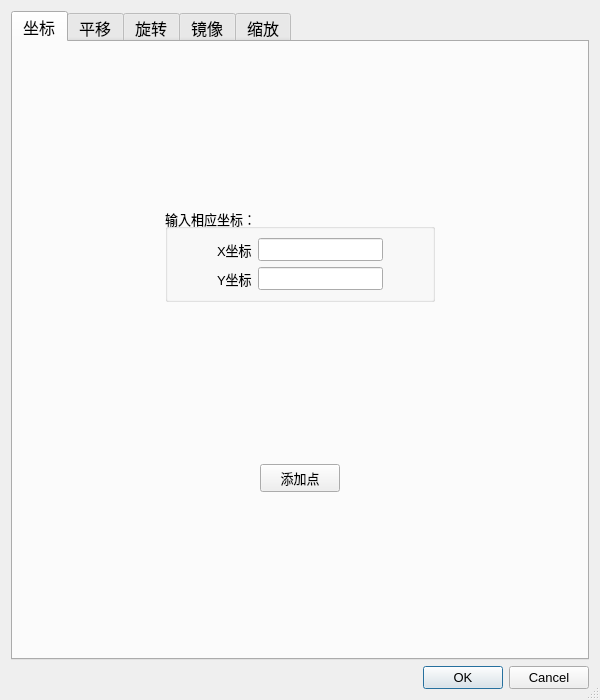
<?xml version="1.0" encoding="UTF-8"?>
<ui version="4.0">
 <class>MyAxisDialog2D</class>
 <widget class="QDialog" name="MyAxisDialog2D">
  <property name="geometry">
   <rect>
    <x>0</x>
    <y>0</y>
    <width>600</width>
    <height>700</height>
   </rect>
  </property>
  <property name="font">
   <font>
    <pointsize>10</pointsize>
   </font>
  </property>
  <property name="windowTitle">
   <string>二维编辑</string>
  </property>
  <property name="sizeGripEnabled">
   <bool>true</bool>
  </property>
  <layout class="QGridLayout" name="gridLayout_4">
   <item row="2" column="1">
    <widget class="QDialogButtonBox" name="buttonBox">
     <property name="orientation">
      <enum>Qt::Horizontal</enum>
     </property>
     <property name="standardButtons">
      <set>QDialogButtonBox::Cancel|QDialogButtonBox::Ok</set>
     </property>
    </widget>
   </item>
   <item row="0" column="1">
    <widget class="QTabWidget" name="MyTabWidget2D">
     <property name="font">
      <font>
       <pointsize>12</pointsize>
       <stylestrategy>PreferAntialias</stylestrategy>
      </font>
     </property>
     <property name="focusPolicy">
      <enum>Qt::ClickFocus</enum>
     </property>
     <property name="currentIndex">
      <number>0</number>
     </property>
     <widget class="QWidget" name="MyTabAxis2D">
      <attribute name="title">
       <string>坐标</string>
      </attribute>
      <layout class="QGridLayout" name="gridLayout_5">
       <item row="0" column="1">
        <spacer name="verticalSpacer">
         <property name="orientation">
          <enum>Qt::Vertical</enum>
         </property>
         <property name="sizeHint" stdset="0">
          <size>
           <width>20</width>
           <height>40</height>
          </size>
         </property>
        </spacer>
       </item>
       <item row="1" column="0">
        <spacer name="horizontalSpacer_9">
         <property name="orientation">
          <enum>Qt::Horizontal</enum>
         </property>
         <property name="sizeHint" stdset="0">
          <size>
           <width>40</width>
           <height>20</height>
          </size>
         </property>
        </spacer>
       </item>
       <item row="3" column="1">
        <layout class="QGridLayout" name="gridLayout_12">
         <item row="0" column="1">
          <widget class="QPushButton" name="MyAxisAddPointPushButton2D">
           <property name="font">
            <font>
             <pointsize>10</pointsize>
             <stylestrategy>PreferAntialias</stylestrategy>
            </font>
           </property>
           <property name="text">
            <string>添加点</string>
           </property>
          </widget>
         </item>
         <item row="0" column="0">
          <spacer name="horizontalSpacer_11">
           <property name="orientation">
            <enum>Qt::Horizontal</enum>
           </property>
           <property name="sizeHint" stdset="0">
            <size>
             <width>40</width>
             <height>20</height>
            </size>
           </property>
          </spacer>
         </item>
         <item row="0" column="2">
          <spacer name="horizontalSpacer_12">
           <property name="orientation">
            <enum>Qt::Horizontal</enum>
           </property>
           <property name="sizeHint" stdset="0">
            <size>
             <width>40</width>
             <height>20</height>
            </size>
           </property>
          </spacer>
         </item>
        </layout>
       </item>
       <item row="1" column="2">
        <spacer name="horizontalSpacer_10">
         <property name="orientation">
          <enum>Qt::Horizontal</enum>
         </property>
         <property name="sizeHint" stdset="0">
          <size>
           <width>40</width>
           <height>20</height>
          </size>
         </property>
        </spacer>
       </item>
       <item row="1" column="1">
        <widget class="QGroupBox" name="groupBox_2">
         <property name="font">
          <font>
           <pointsize>10</pointsize>
           <stylestrategy>PreferAntialias</stylestrategy>
          </font>
         </property>
         <property name="title">
          <string>输入相应坐标：</string>
         </property>
         <layout class="QHBoxLayout" name="horizontalLayout">
          <item>
           <layout class="QGridLayout" name="gridLayout">
            <item row="0" column="1">
             <widget class="QLabel" name="MyAxisLabelX">
              <property name="text">
               <string>X坐标</string>
              </property>
             </widget>
            </item>
            <item row="0" column="2">
             <widget class="QLineEdit" name="MyDrawAxisEditX2D"/>
            </item>
            <item row="1" column="0">
             <spacer name="horizontalSpacer_2">
              <property name="orientation">
               <enum>Qt::Horizontal</enum>
              </property>
              <property name="sizeHint" stdset="0">
               <size>
                <width>40</width>
                <height>20</height>
               </size>
              </property>
             </spacer>
            </item>
            <item row="1" column="1">
             <widget class="QLabel" name="MyAxisLabelY">
              <property name="text">
               <string>Y坐标</string>
              </property>
             </widget>
            </item>
            <item row="1" column="3">
             <spacer name="horizontalSpacer_4">
              <property name="orientation">
               <enum>Qt::Horizontal</enum>
              </property>
              <property name="sizeHint" stdset="0">
               <size>
                <width>40</width>
                <height>20</height>
               </size>
              </property>
             </spacer>
            </item>
            <item row="1" column="2">
             <widget class="QLineEdit" name="MyDrawAxisEditY2D"/>
            </item>
            <item row="0" column="0">
             <spacer name="horizontalSpacer">
              <property name="orientation">
               <enum>Qt::Horizontal</enum>
              </property>
              <property name="sizeHint" stdset="0">
               <size>
                <width>40</width>
                <height>20</height>
               </size>
              </property>
             </spacer>
            </item>
            <item row="0" column="3">
             <spacer name="horizontalSpacer_3">
              <property name="orientation">
               <enum>Qt::Horizontal</enum>
              </property>
              <property name="sizeHint" stdset="0">
               <size>
                <width>40</width>
                <height>20</height>
               </size>
              </property>
             </spacer>
            </item>
           </layout>
          </item>
         </layout>
        </widget>
       </item>
       <item row="4" column="1">
        <spacer name="verticalSpacer_2">
         <property name="orientation">
          <enum>Qt::Vertical</enum>
         </property>
         <property name="sizeHint" stdset="0">
          <size>
           <width>20</width>
           <height>40</height>
          </size>
         </property>
        </spacer>
       </item>
       <item row="2" column="1">
        <spacer name="verticalSpacer_3">
         <property name="orientation">
          <enum>Qt::Vertical</enum>
         </property>
         <property name="sizeHint" stdset="0">
          <size>
           <width>20</width>
           <height>40</height>
          </size>
         </property>
        </spacer>
       </item>
       <item row="3" column="0">
        <spacer name="horizontalSpacer_13">
         <property name="orientation">
          <enum>Qt::Horizontal</enum>
         </property>
         <property name="sizeHint" stdset="0">
          <size>
           <width>40</width>
           <height>20</height>
          </size>
         </property>
        </spacer>
       </item>
       <item row="3" column="2">
        <spacer name="horizontalSpacer_14">
         <property name="orientation">
          <enum>Qt::Horizontal</enum>
         </property>
         <property name="sizeHint" stdset="0">
          <size>
           <width>40</width>
           <height>20</height>
          </size>
         </property>
        </spacer>
       </item>
      </layout>
     </widget>
     <widget class="QWidget" name="MyTabTrans2D">
      <attribute name="title">
       <string>平移</string>
      </attribute>
      <layout class="QGridLayout" name="gridLayout_11">
       <item row="1" column="2">
        <spacer name="horizontalSpacer_44">
         <property name="orientation">
          <enum>Qt::Horizontal</enum>
         </property>
         <property name="sizeHint" stdset="0">
          <size>
           <width>40</width>
           <height>20</height>
          </size>
         </property>
        </spacer>
       </item>
       <item row="0" column="1">
        <spacer name="verticalSpacer_12">
         <property name="orientation">
          <enum>Qt::Vertical</enum>
         </property>
         <property name="sizeHint" stdset="0">
          <size>
           <width>20</width>
           <height>40</height>
          </size>
         </property>
        </spacer>
       </item>
       <item row="4" column="1">
        <spacer name="verticalSpacer_13">
         <property name="orientation">
          <enum>Qt::Vertical</enum>
         </property>
         <property name="sizeHint" stdset="0">
          <size>
           <width>20</width>
           <height>40</height>
          </size>
         </property>
        </spacer>
       </item>
       <item row="1" column="0">
        <spacer name="horizontalSpacer_43">
         <property name="orientation">
          <enum>Qt::Horizontal</enum>
         </property>
         <property name="sizeHint" stdset="0">
          <size>
           <width>40</width>
           <height>20</height>
          </size>
         </property>
        </spacer>
       </item>
       <item row="1" column="1">
        <widget class="QGroupBox" name="groupBox_6">
         <property name="font">
          <font>
           <pointsize>10</pointsize>
           <stylestrategy>PreferAntialias</stylestrategy>
          </font>
         </property>
         <property name="title">
          <string>输入平移距离：</string>
         </property>
         <layout class="QGridLayout" name="gridLayout_19">
          <item row="0" column="0">
           <layout class="QGridLayout" name="gridLayout_10">
            <item row="0" column="1">
             <widget class="QLabel" name="label_6">
              <property name="text">
               <string>沿X轴</string>
              </property>
             </widget>
            </item>
            <item row="1" column="0">
             <spacer name="horizontalSpacer_40">
              <property name="orientation">
               <enum>Qt::Horizontal</enum>
              </property>
              <property name="sizeHint" stdset="0">
               <size>
                <width>40</width>
                <height>20</height>
               </size>
              </property>
             </spacer>
            </item>
            <item row="1" column="1">
             <widget class="QLabel" name="label_5">
              <property name="text">
               <string>沿Y轴</string>
              </property>
             </widget>
            </item>
            <item row="1" column="2">
             <widget class="QLineEdit" name="MyTransTYEdit2D">
              <property name="text">
               <string>50</string>
              </property>
             </widget>
            </item>
            <item row="0" column="0">
             <spacer name="horizontalSpacer_39">
              <property name="orientation">
               <enum>Qt::Horizontal</enum>
              </property>
              <property name="sizeHint" stdset="0">
               <size>
                <width>40</width>
                <height>20</height>
               </size>
              </property>
             </spacer>
            </item>
            <item row="0" column="2">
             <widget class="QLineEdit" name="MyTransTXEdit2D">
              <property name="text">
               <string>50</string>
              </property>
             </widget>
            </item>
            <item row="0" column="3">
             <spacer name="horizontalSpacer_41">
              <property name="orientation">
               <enum>Qt::Horizontal</enum>
              </property>
              <property name="sizeHint" stdset="0">
               <size>
                <width>40</width>
                <height>20</height>
               </size>
              </property>
             </spacer>
            </item>
            <item row="1" column="3">
             <spacer name="horizontalSpacer_42">
              <property name="orientation">
               <enum>Qt::Horizontal</enum>
              </property>
              <property name="sizeHint" stdset="0">
               <size>
                <width>40</width>
                <height>20</height>
               </size>
              </property>
             </spacer>
            </item>
           </layout>
          </item>
         </layout>
        </widget>
       </item>
       <item row="3" column="1">
        <layout class="QGridLayout" name="gridLayout_20">
         <item row="0" column="1">
          <widget class="QPushButton" name="MyTransPushButton2D">
           <property name="font">
            <font>
             <pointsize>10</pointsize>
             <stylestrategy>PreferAntialias</stylestrategy>
            </font>
           </property>
           <property name="text">
            <string>平移</string>
           </property>
          </widget>
         </item>
         <item row="0" column="0">
          <spacer name="horizontalSpacer_47">
           <property name="orientation">
            <enum>Qt::Horizontal</enum>
           </property>
           <property name="sizeHint" stdset="0">
            <size>
             <width>40</width>
             <height>20</height>
            </size>
           </property>
          </spacer>
         </item>
         <item row="0" column="2">
          <spacer name="horizontalSpacer_48">
           <property name="orientation">
            <enum>Qt::Horizontal</enum>
           </property>
           <property name="sizeHint" stdset="0">
            <size>
             <width>40</width>
             <height>20</height>
            </size>
           </property>
          </spacer>
         </item>
        </layout>
       </item>
       <item row="2" column="1">
        <spacer name="verticalSpacer_14">
         <property name="orientation">
          <enum>Qt::Vertical</enum>
         </property>
         <property name="sizeHint" stdset="0">
          <size>
           <width>20</width>
           <height>40</height>
          </size>
         </property>
        </spacer>
       </item>
       <item row="3" column="0">
        <spacer name="horizontalSpacer_45">
         <property name="orientation">
          <enum>Qt::Horizontal</enum>
         </property>
         <property name="sizeHint" stdset="0">
          <size>
           <width>40</width>
           <height>20</height>
          </size>
         </property>
        </spacer>
       </item>
       <item row="3" column="2">
        <spacer name="horizontalSpacer_46">
         <property name="orientation">
          <enum>Qt::Horizontal</enum>
         </property>
         <property name="sizeHint" stdset="0">
          <size>
           <width>40</width>
           <height>20</height>
          </size>
         </property>
        </spacer>
       </item>
      </layout>
     </widget>
     <widget class="QWidget" name="MyTabRot2D">
      <attribute name="title">
       <string>旋转</string>
      </attribute>
      <layout class="QGridLayout" name="gridLayout_6">
       <item row="5" column="1">
        <layout class="QGridLayout" name="gridLayout_14">
         <item row="0" column="0">
          <spacer name="horizontalSpacer_25">
           <property name="orientation">
            <enum>Qt::Horizontal</enum>
           </property>
           <property name="sizeHint" stdset="0">
            <size>
             <width>40</width>
             <height>20</height>
            </size>
           </property>
          </spacer>
         </item>
         <item row="0" column="1">
          <widget class="QPushButton" name="MyRotPushButton2D">
           <property name="font">
            <font>
             <pointsize>10</pointsize>
             <stylestrategy>PreferAntialias</stylestrategy>
            </font>
           </property>
           <property name="text">
            <string>旋转</string>
           </property>
          </widget>
         </item>
         <item row="0" column="2">
          <spacer name="horizontalSpacer_26">
           <property name="orientation">
            <enum>Qt::Horizontal</enum>
           </property>
           <property name="sizeHint" stdset="0">
            <size>
             <width>40</width>
             <height>20</height>
            </size>
           </property>
          </spacer>
         </item>
        </layout>
       </item>
       <item row="1" column="1">
        <widget class="QGroupBox" name="groupBox_5">
         <property name="font">
          <font>
           <pointsize>10</pointsize>
           <stylestrategy>PreferAntialias</stylestrategy>
          </font>
         </property>
         <property name="title">
          <string>输入旋转中心：</string>
         </property>
         <layout class="QGridLayout" name="gridLayout_18">
          <item row="0" column="0">
           <layout class="QGridLayout" name="gridLayout_17">
            <item row="1" column="0">
             <spacer name="horizontalSpacer_34">
              <property name="orientation">
               <enum>Qt::Horizontal</enum>
              </property>
              <property name="sizeHint" stdset="0">
               <size>
                <width>40</width>
                <height>20</height>
               </size>
              </property>
             </spacer>
            </item>
            <item row="1" column="2">
             <widget class="QLineEdit" name="MyRotRYEdit2D">
              <property name="text">
               <string>600</string>
              </property>
             </widget>
            </item>
            <item row="0" column="0">
             <spacer name="horizontalSpacer_33">
              <property name="orientation">
               <enum>Qt::Horizontal</enum>
              </property>
              <property name="sizeHint" stdset="0">
               <size>
                <width>40</width>
                <height>20</height>
               </size>
              </property>
             </spacer>
            </item>
            <item row="0" column="1">
             <widget class="QLabel" name="label_3">
              <property name="text">
               <string>X坐标</string>
              </property>
             </widget>
            </item>
            <item row="0" column="2">
             <widget class="QLineEdit" name="MyRotRXEdit2D">
              <property name="text">
               <string>600</string>
              </property>
             </widget>
            </item>
            <item row="1" column="1">
             <widget class="QLabel" name="label_4">
              <property name="text">
               <string>Y坐标</string>
              </property>
             </widget>
            </item>
            <item row="0" column="3">
             <spacer name="horizontalSpacer_35">
              <property name="orientation">
               <enum>Qt::Horizontal</enum>
              </property>
              <property name="sizeHint" stdset="0">
               <size>
                <width>40</width>
                <height>20</height>
               </size>
              </property>
             </spacer>
            </item>
            <item row="1" column="3">
             <spacer name="horizontalSpacer_36">
              <property name="orientation">
               <enum>Qt::Horizontal</enum>
              </property>
              <property name="sizeHint" stdset="0">
               <size>
                <width>40</width>
                <height>20</height>
               </size>
              </property>
             </spacer>
            </item>
           </layout>
          </item>
         </layout>
        </widget>
       </item>
       <item row="3" column="2">
        <spacer name="horizontalSpacer_22">
         <property name="orientation">
          <enum>Qt::Horizontal</enum>
         </property>
         <property name="sizeHint" stdset="0">
          <size>
           <width>40</width>
           <height>20</height>
          </size>
         </property>
        </spacer>
       </item>
       <item row="5" column="2">
        <spacer name="horizontalSpacer_24">
         <property name="orientation">
          <enum>Qt::Horizontal</enum>
         </property>
         <property name="sizeHint" stdset="0">
          <size>
           <width>40</width>
           <height>20</height>
          </size>
         </property>
        </spacer>
       </item>
       <item row="0" column="1">
        <spacer name="verticalSpacer_7">
         <property name="orientation">
          <enum>Qt::Vertical</enum>
         </property>
         <property name="sizeHint" stdset="0">
          <size>
           <width>20</width>
           <height>40</height>
          </size>
         </property>
        </spacer>
       </item>
       <item row="4" column="1">
        <spacer name="verticalSpacer_9">
         <property name="orientation">
          <enum>Qt::Vertical</enum>
         </property>
         <property name="sizeHint" stdset="0">
          <size>
           <width>20</width>
           <height>40</height>
          </size>
         </property>
        </spacer>
       </item>
       <item row="3" column="1">
        <widget class="QGroupBox" name="groupBox_3">
         <property name="font">
          <font>
           <pointsize>10</pointsize>
           <stylestrategy>PreferAntialias</stylestrategy>
          </font>
         </property>
         <property name="title">
          <string>输入旋转角度：</string>
         </property>
         <layout class="QHBoxLayout" name="horizontalLayout_3">
          <item>
           <layout class="QGridLayout" name="gridLayout_2">
            <item row="0" column="0">
             <spacer name="horizontalSpacer_5">
              <property name="orientation">
               <enum>Qt::Horizontal</enum>
              </property>
              <property name="sizeHint" stdset="0">
               <size>
                <width>40</width>
                <height>20</height>
               </size>
              </property>
             </spacer>
            </item>
            <item row="0" column="2">
             <spacer name="horizontalSpacer_6">
              <property name="orientation">
               <enum>Qt::Horizontal</enum>
              </property>
              <property name="sizeHint" stdset="0">
               <size>
                <width>40</width>
                <height>20</height>
               </size>
              </property>
             </spacer>
            </item>
            <item row="0" column="1">
             <widget class="QDoubleSpinBox" name="MyRotDoubleSpinBox2D">
              <property name="minimum">
               <double>-360.000000000000000</double>
              </property>
              <property name="maximum">
               <double>360.000000000000000</double>
              </property>
              <property name="value">
               <double>10.000000000000000</double>
              </property>
             </widget>
            </item>
           </layout>
          </item>
         </layout>
        </widget>
       </item>
       <item row="3" column="0">
        <spacer name="horizontalSpacer_21">
         <property name="orientation">
          <enum>Qt::Horizontal</enum>
         </property>
         <property name="sizeHint" stdset="0">
          <size>
           <width>40</width>
           <height>20</height>
          </size>
         </property>
        </spacer>
       </item>
       <item row="6" column="1">
        <spacer name="verticalSpacer_8">
         <property name="orientation">
          <enum>Qt::Vertical</enum>
         </property>
         <property name="sizeHint" stdset="0">
          <size>
           <width>20</width>
           <height>40</height>
          </size>
         </property>
        </spacer>
       </item>
       <item row="5" column="0">
        <spacer name="horizontalSpacer_23">
         <property name="orientation">
          <enum>Qt::Horizontal</enum>
         </property>
         <property name="sizeHint" stdset="0">
          <size>
           <width>40</width>
           <height>20</height>
          </size>
         </property>
        </spacer>
       </item>
       <item row="2" column="1">
        <spacer name="verticalSpacer_11">
         <property name="orientation">
          <enum>Qt::Vertical</enum>
         </property>
         <property name="sizeHint" stdset="0">
          <size>
           <width>20</width>
           <height>40</height>
          </size>
         </property>
        </spacer>
       </item>
       <item row="1" column="0">
        <spacer name="horizontalSpacer_37">
         <property name="orientation">
          <enum>Qt::Horizontal</enum>
         </property>
         <property name="sizeHint" stdset="0">
          <size>
           <width>40</width>
           <height>20</height>
          </size>
         </property>
        </spacer>
       </item>
       <item row="1" column="2">
        <spacer name="horizontalSpacer_38">
         <property name="orientation">
          <enum>Qt::Horizontal</enum>
         </property>
         <property name="sizeHint" stdset="0">
          <size>
           <width>40</width>
           <height>20</height>
          </size>
         </property>
        </spacer>
       </item>
      </layout>
     </widget>
     <widget class="QWidget" name="MyTabMirr2D">
      <attribute name="title">
       <string>镜像</string>
      </attribute>
      <layout class="QGridLayout" name="gridLayout_8">
       <item row="3" column="1">
        <widget class="QGroupBox" name="groupBox_8">
         <property name="font">
          <font>
           <pointsize>10</pointsize>
           <stylestrategy>PreferAntialias</stylestrategy>
          </font>
         </property>
         <property name="title">
          <string>输入镜像线终点：</string>
         </property>
         <layout class="QGridLayout" name="gridLayout_24">
          <item row="0" column="0">
           <layout class="QGridLayout" name="gridLayout_23">
            <item row="1" column="0">
             <spacer name="horizontalSpacer_50">
              <property name="orientation">
               <enum>Qt::Horizontal</enum>
              </property>
              <property name="sizeHint" stdset="0">
               <size>
                <width>40</width>
                <height>20</height>
               </size>
              </property>
             </spacer>
            </item>
            <item row="1" column="2">
             <widget class="QLineEdit" name="MyMirrMYEndEdit2D">
              <property name="layoutDirection">
               <enum>Qt::LeftToRight</enum>
              </property>
              <property name="text">
               <string>500</string>
              </property>
             </widget>
            </item>
            <item row="0" column="1">
             <widget class="QLabel" name="label_9">
              <property name="text">
               <string>X坐标</string>
              </property>
             </widget>
            </item>
            <item row="1" column="1">
             <widget class="QLabel" name="label_10">
              <property name="text">
               <string>Y坐标</string>
              </property>
             </widget>
            </item>
            <item row="0" column="0">
             <spacer name="horizontalSpacer_49">
              <property name="orientation">
               <enum>Qt::Horizontal</enum>
              </property>
              <property name="sizeHint" stdset="0">
               <size>
                <width>40</width>
                <height>20</height>
               </size>
              </property>
             </spacer>
            </item>
            <item row="0" column="2">
             <widget class="QLineEdit" name="MyMirrMXEndEdit2D">
              <property name="text">
               <string>500</string>
              </property>
             </widget>
            </item>
            <item row="0" column="3">
             <spacer name="horizontalSpacer_51">
              <property name="orientation">
               <enum>Qt::Horizontal</enum>
              </property>
              <property name="sizeHint" stdset="0">
               <size>
                <width>40</width>
                <height>20</height>
               </size>
              </property>
             </spacer>
            </item>
            <item row="1" column="3">
             <spacer name="horizontalSpacer_52">
              <property name="orientation">
               <enum>Qt::Horizontal</enum>
              </property>
              <property name="sizeHint" stdset="0">
               <size>
                <width>40</width>
                <height>20</height>
               </size>
              </property>
             </spacer>
            </item>
           </layout>
          </item>
         </layout>
        </widget>
       </item>
       <item row="0" column="1">
        <spacer name="verticalSpacer_15">
         <property name="orientation">
          <enum>Qt::Vertical</enum>
         </property>
         <property name="sizeHint" stdset="0">
          <size>
           <width>20</width>
           <height>40</height>
          </size>
         </property>
        </spacer>
       </item>
       <item row="2" column="1">
        <spacer name="verticalSpacer_17">
         <property name="orientation">
          <enum>Qt::Vertical</enum>
         </property>
         <property name="sizeHint" stdset="0">
          <size>
           <width>20</width>
           <height>40</height>
          </size>
         </property>
        </spacer>
       </item>
       <item row="5" column="1">
        <layout class="QGridLayout" name="gridLayout_7">
         <item row="0" column="1">
          <widget class="QPushButton" name="MyMirrPushButton2D">
           <property name="font">
            <font>
             <pointsize>10</pointsize>
             <stylestrategy>PreferAntialias</stylestrategy>
            </font>
           </property>
           <property name="text">
            <string>镜像</string>
           </property>
          </widget>
         </item>
         <item row="0" column="0">
          <spacer name="horizontalSpacer_63">
           <property name="orientation">
            <enum>Qt::Horizontal</enum>
           </property>
           <property name="sizeHint" stdset="0">
            <size>
             <width>40</width>
             <height>20</height>
            </size>
           </property>
          </spacer>
         </item>
         <item row="0" column="2">
          <spacer name="horizontalSpacer_64">
           <property name="orientation">
            <enum>Qt::Horizontal</enum>
           </property>
           <property name="sizeHint" stdset="0">
            <size>
             <width>40</width>
             <height>20</height>
            </size>
           </property>
          </spacer>
         </item>
        </layout>
       </item>
       <item row="1" column="2">
        <spacer name="horizontalSpacer_61">
         <property name="orientation">
          <enum>Qt::Horizontal</enum>
         </property>
         <property name="sizeHint" stdset="0">
          <size>
           <width>40</width>
           <height>20</height>
          </size>
         </property>
        </spacer>
       </item>
       <item row="6" column="1">
        <spacer name="verticalSpacer_16">
         <property name="orientation">
          <enum>Qt::Vertical</enum>
         </property>
         <property name="sizeHint" stdset="0">
          <size>
           <width>20</width>
           <height>40</height>
          </size>
         </property>
        </spacer>
       </item>
       <item row="5" column="0">
        <spacer name="horizontalSpacer_57">
         <property name="orientation">
          <enum>Qt::Horizontal</enum>
         </property>
         <property name="sizeHint" stdset="0">
          <size>
           <width>40</width>
           <height>20</height>
          </size>
         </property>
        </spacer>
       </item>
       <item row="1" column="1">
        <widget class="QGroupBox" name="groupBox_7">
         <property name="font">
          <font>
           <pointsize>10</pointsize>
           <stylestrategy>PreferAntialias</stylestrategy>
          </font>
         </property>
         <property name="title">
          <string>输入镜像线起点：</string>
         </property>
         <layout class="QGridLayout" name="gridLayout_22">
          <item row="0" column="0">
           <layout class="QGridLayout" name="gridLayout_21">
            <item row="1" column="1">
             <widget class="QLabel" name="label_8">
              <property name="text">
               <string>Y坐标</string>
              </property>
             </widget>
            </item>
            <item row="0" column="2">
             <widget class="QLineEdit" name="MyMirrMXStartEdit2D">
              <property name="text">
               <string>100</string>
              </property>
             </widget>
            </item>
            <item row="1" column="0">
             <spacer name="horizontalSpacer_54">
              <property name="orientation">
               <enum>Qt::Horizontal</enum>
              </property>
              <property name="sizeHint" stdset="0">
               <size>
                <width>40</width>
                <height>20</height>
               </size>
              </property>
             </spacer>
            </item>
            <item row="0" column="1">
             <widget class="QLabel" name="label_7">
              <property name="text">
               <string>X坐标</string>
              </property>
             </widget>
            </item>
            <item row="1" column="2">
             <widget class="QLineEdit" name="MyMirrMYStartEdit2D">
              <property name="text">
               <string>100</string>
              </property>
             </widget>
            </item>
            <item row="0" column="0">
             <spacer name="horizontalSpacer_53">
              <property name="orientation">
               <enum>Qt::Horizontal</enum>
              </property>
              <property name="sizeHint" stdset="0">
               <size>
                <width>40</width>
                <height>20</height>
               </size>
              </property>
             </spacer>
            </item>
            <item row="0" column="3">
             <spacer name="horizontalSpacer_55">
              <property name="orientation">
               <enum>Qt::Horizontal</enum>
              </property>
              <property name="sizeHint" stdset="0">
               <size>
                <width>40</width>
                <height>20</height>
               </size>
              </property>
             </spacer>
            </item>
            <item row="1" column="3">
             <spacer name="horizontalSpacer_56">
              <property name="orientation">
               <enum>Qt::Horizontal</enum>
              </property>
              <property name="sizeHint" stdset="0">
               <size>
                <width>40</width>
                <height>20</height>
               </size>
              </property>
             </spacer>
            </item>
           </layout>
          </item>
         </layout>
        </widget>
       </item>
       <item row="1" column="0">
        <spacer name="horizontalSpacer_59">
         <property name="orientation">
          <enum>Qt::Horizontal</enum>
         </property>
         <property name="sizeHint" stdset="0">
          <size>
           <width>40</width>
           <height>20</height>
          </size>
         </property>
        </spacer>
       </item>
       <item row="3" column="0">
        <spacer name="horizontalSpacer_60">
         <property name="orientation">
          <enum>Qt::Horizontal</enum>
         </property>
         <property name="sizeHint" stdset="0">
          <size>
           <width>40</width>
           <height>20</height>
          </size>
         </property>
        </spacer>
       </item>
       <item row="3" column="2">
        <spacer name="horizontalSpacer_62">
         <property name="orientation">
          <enum>Qt::Horizontal</enum>
         </property>
         <property name="sizeHint" stdset="0">
          <size>
           <width>40</width>
           <height>20</height>
          </size>
         </property>
        </spacer>
       </item>
       <item row="5" column="2">
        <spacer name="horizontalSpacer_58">
         <property name="orientation">
          <enum>Qt::Horizontal</enum>
         </property>
         <property name="sizeHint" stdset="0">
          <size>
           <width>40</width>
           <height>20</height>
          </size>
         </property>
        </spacer>
       </item>
       <item row="4" column="1">
        <spacer name="verticalSpacer_18">
         <property name="orientation">
          <enum>Qt::Vertical</enum>
         </property>
         <property name="sizeHint" stdset="0">
          <size>
           <width>20</width>
           <height>40</height>
          </size>
         </property>
        </spacer>
       </item>
      </layout>
     </widget>
     <widget class="QWidget" name="MyTabScale2D">
      <attribute name="title">
       <string>缩放</string>
      </attribute>
      <layout class="QGridLayout" name="gridLayout_9">
       <item row="3" column="0">
        <spacer name="horizontalSpacer_15">
         <property name="orientation">
          <enum>Qt::Horizontal</enum>
         </property>
         <property name="sizeHint" stdset="0">
          <size>
           <width>40</width>
           <height>20</height>
          </size>
         </property>
        </spacer>
       </item>
       <item row="4" column="1">
        <spacer name="verticalSpacer_6">
         <property name="orientation">
          <enum>Qt::Vertical</enum>
         </property>
         <property name="sizeHint" stdset="0">
          <size>
           <width>20</width>
           <height>40</height>
          </size>
         </property>
        </spacer>
       </item>
       <item row="6" column="1">
        <spacer name="verticalSpacer_5">
         <property name="orientation">
          <enum>Qt::Vertical</enum>
         </property>
         <property name="sizeHint" stdset="0">
          <size>
           <width>20</width>
           <height>40</height>
          </size>
         </property>
        </spacer>
       </item>
       <item row="3" column="2">
        <spacer name="horizontalSpacer_16">
         <property name="orientation">
          <enum>Qt::Horizontal</enum>
         </property>
         <property name="sizeHint" stdset="0">
          <size>
           <width>40</width>
           <height>20</height>
          </size>
         </property>
        </spacer>
       </item>
       <item row="5" column="1">
        <layout class="QGridLayout" name="gridLayout_13">
         <item row="0" column="0">
          <spacer name="horizontalSpacer_19">
           <property name="orientation">
            <enum>Qt::Horizontal</enum>
           </property>
           <property name="sizeHint" stdset="0">
            <size>
             <width>40</width>
             <height>20</height>
            </size>
           </property>
          </spacer>
         </item>
         <item row="0" column="1">
          <widget class="QPushButton" name="MyScalePushButton2D">
           <property name="font">
            <font>
             <pointsize>10</pointsize>
             <stylestrategy>PreferAntialias</stylestrategy>
            </font>
           </property>
           <property name="text">
            <string>缩放</string>
           </property>
          </widget>
         </item>
         <item row="0" column="2">
          <spacer name="horizontalSpacer_20">
           <property name="orientation">
            <enum>Qt::Horizontal</enum>
           </property>
           <property name="sizeHint" stdset="0">
            <size>
             <width>40</width>
             <height>20</height>
            </size>
           </property>
          </spacer>
         </item>
        </layout>
       </item>
       <item row="3" column="1">
        <widget class="QGroupBox" name="groupBox_4">
         <property name="font">
          <font>
           <pointsize>10</pointsize>
           <stylestrategy>PreferAntialias</stylestrategy>
          </font>
         </property>
         <property name="title">
          <string>输入缩放因子：</string>
         </property>
         <layout class="QHBoxLayout" name="horizontalLayout_2">
          <item>
           <layout class="QGridLayout" name="gridLayout_3">
            <item row="0" column="0">
             <spacer name="horizontalSpacer_7">
              <property name="orientation">
               <enum>Qt::Horizontal</enum>
              </property>
              <property name="sizeHint" stdset="0">
               <size>
                <width>40</width>
                <height>20</height>
               </size>
              </property>
             </spacer>
            </item>
            <item row="0" column="2">
             <spacer name="horizontalSpacer_8">
              <property name="orientation">
               <enum>Qt::Horizontal</enum>
              </property>
              <property name="sizeHint" stdset="0">
               <size>
                <width>40</width>
                <height>20</height>
               </size>
              </property>
             </spacer>
            </item>
            <item row="0" column="1">
             <widget class="QDoubleSpinBox" name="MyScaleDoubleSpinBox2D">
              <property name="maximum">
               <double>100.000000000000000</double>
              </property>
              <property name="singleStep">
               <double>0.100000000000000</double>
              </property>
              <property name="value">
               <double>1.100000000000000</double>
              </property>
             </widget>
            </item>
           </layout>
          </item>
         </layout>
        </widget>
       </item>
       <item row="5" column="0">
        <spacer name="horizontalSpacer_17">
         <property name="orientation">
          <enum>Qt::Horizontal</enum>
         </property>
         <property name="sizeHint" stdset="0">
          <size>
           <width>40</width>
           <height>20</height>
          </size>
         </property>
        </spacer>
       </item>
       <item row="5" column="2">
        <spacer name="horizontalSpacer_18">
         <property name="orientation">
          <enum>Qt::Horizontal</enum>
         </property>
         <property name="sizeHint" stdset="0">
          <size>
           <width>40</width>
           <height>20</height>
          </size>
         </property>
        </spacer>
       </item>
       <item row="0" column="1">
        <spacer name="verticalSpacer_4">
         <property name="orientation">
          <enum>Qt::Vertical</enum>
         </property>
         <property name="sizeHint" stdset="0">
          <size>
           <width>20</width>
           <height>40</height>
          </size>
         </property>
        </spacer>
       </item>
       <item row="1" column="1">
        <widget class="QGroupBox" name="groupBox">
         <property name="font">
          <font>
           <pointsize>10</pointsize>
           <stylestrategy>PreferAntialias</stylestrategy>
          </font>
         </property>
         <property name="title">
          <string>输入缩放中心：</string>
         </property>
         <layout class="QGridLayout" name="gridLayout_16">
          <item row="0" column="0">
           <layout class="QGridLayout" name="gridLayout_15">
            <item row="1" column="0">
             <spacer name="horizontalSpacer_30">
              <property name="orientation">
               <enum>Qt::Horizontal</enum>
              </property>
              <property name="sizeHint" stdset="0">
               <size>
                <width>40</width>
                <height>20</height>
               </size>
              </property>
             </spacer>
            </item>
            <item row="1" column="1">
             <widget class="QLabel" name="label_2">
              <property name="text">
               <string>Y坐标</string>
              </property>
             </widget>
            </item>
            <item row="0" column="1">
             <widget class="QLabel" name="label">
              <property name="text">
               <string>X坐标</string>
              </property>
             </widget>
            </item>
            <item row="0" column="0">
             <spacer name="horizontalSpacer_29">
              <property name="orientation">
               <enum>Qt::Horizontal</enum>
              </property>
              <property name="sizeHint" stdset="0">
               <size>
                <width>40</width>
                <height>20</height>
               </size>
              </property>
             </spacer>
            </item>
            <item row="0" column="2">
             <widget class="QLineEdit" name="MyScaleSXEdit2D">
              <property name="text">
               <string>600</string>
              </property>
             </widget>
            </item>
            <item row="1" column="2">
             <widget class="QLineEdit" name="MyScaleSYEdit2D">
              <property name="text">
               <string>600</string>
              </property>
             </widget>
            </item>
            <item row="0" column="3">
             <spacer name="horizontalSpacer_31">
              <property name="orientation">
               <enum>Qt::Horizontal</enum>
              </property>
              <property name="sizeHint" stdset="0">
               <size>
                <width>40</width>
                <height>20</height>
               </size>
              </property>
             </spacer>
            </item>
            <item row="1" column="3">
             <spacer name="horizontalSpacer_32">
              <property name="orientation">
               <enum>Qt::Horizontal</enum>
              </property>
              <property name="sizeHint" stdset="0">
               <size>
                <width>40</width>
                <height>20</height>
               </size>
              </property>
             </spacer>
            </item>
           </layout>
          </item>
         </layout>
        </widget>
       </item>
       <item row="2" column="1">
        <spacer name="verticalSpacer_10">
         <property name="orientation">
          <enum>Qt::Vertical</enum>
         </property>
         <property name="sizeHint" stdset="0">
          <size>
           <width>20</width>
           <height>40</height>
          </size>
         </property>
        </spacer>
       </item>
       <item row="1" column="0">
        <spacer name="horizontalSpacer_27">
         <property name="orientation">
          <enum>Qt::Horizontal</enum>
         </property>
         <property name="sizeHint" stdset="0">
          <size>
           <width>40</width>
           <height>20</height>
          </size>
         </property>
        </spacer>
       </item>
       <item row="1" column="2">
        <spacer name="horizontalSpacer_28">
         <property name="orientation">
          <enum>Qt::Horizontal</enum>
         </property>
         <property name="sizeHint" stdset="0">
          <size>
           <width>40</width>
           <height>20</height>
          </size>
         </property>
        </spacer>
       </item>
      </layout>
     </widget>
    </widget>
   </item>
  </layout>
 </widget>
 <resources/>
 <connections>
  <connection>
   <sender>buttonBox</sender>
   <signal>accepted()</signal>
   <receiver>MyAxisDialog2D</receiver>
   <slot>accept()</slot>
   <hints>
    <hint type="sourcelabel">
     <x>248</x>
     <y>254</y>
    </hint>
    <hint type="destinationlabel">
     <x>157</x>
     <y>274</y>
    </hint>
   </hints>
  </connection>
  <connection>
   <sender>buttonBox</sender>
   <signal>rejected()</signal>
   <receiver>MyAxisDialog2D</receiver>
   <slot>reject()</slot>
   <hints>
    <hint type="sourcelabel">
     <x>316</x>
     <y>260</y>
    </hint>
    <hint type="destinationlabel">
     <x>286</x>
     <y>274</y>
    </hint>
   </hints>
  </connection>
 </connections>
</ui>
